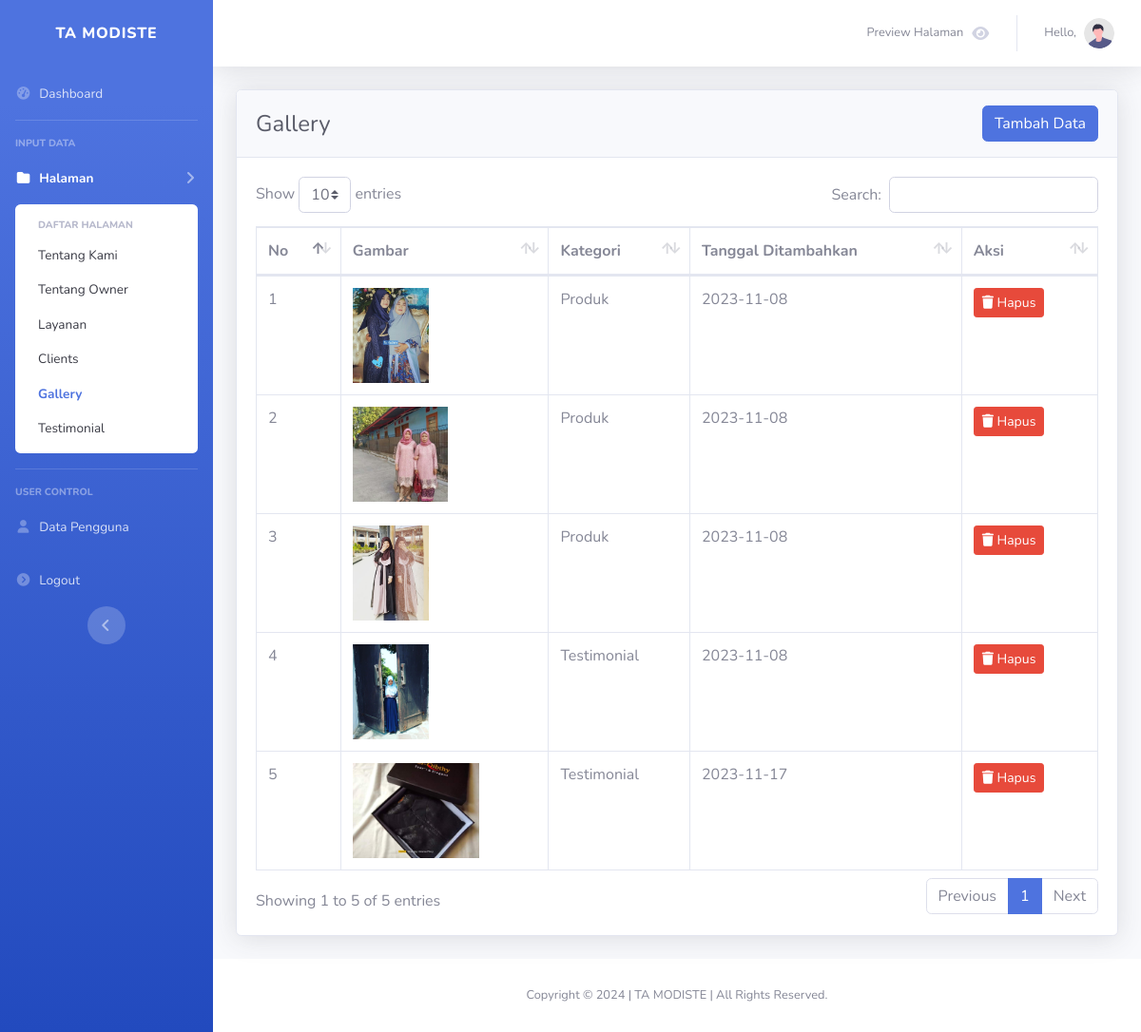
The page /index.php/admin/gallery on the database its author committed.
### tables this page shows
CREATE TABLE `tb_gallery` (
  `id` int NOT NULL,
  `gambar` varchar(255) NOT NULL,
  `kategori` varchar(50) NOT NULL,
  `date_created` date NOT NULL
);

### application/controllers/admin/Gallery.php (called while the page is built, shortened)
<?php
class gallery extends CI_Controller
{
	public function index()
	{
		$data['gallery'] = $this->profile_model->get_data('tb_gallery')->result();
		$this->load->view('template_admin/header');
		$this->load->view('template_admin/sidebar');
		$this->load->view('admin/gallery', $data);
		$this->load->view('template_admin/footer');
	}
}

### index.php (called while the page is built, shortened)
<?php
require_once BASEPATH.'core/CodeIgniter.php';

### application/models/Profile_model.php (called while the page is built, shortened)
<?php
class Profile_model extends CI_Model
{
	public function get_data($table)
	{
		return $this->db->get($table);
	}
}

### application/views/admin/gallery.php (the view, shortened to what this page needs)
<div id="content-wrapper" class="d-flex flex-column">
    <div id="content">
        <nav class="navbar navbar-expand navbar-light bg-white topbar mb-4 static-top shadow">
            <ul class="navbar-nav ml-auto">
                <li class="nav-item dropdown no-arrow">
                    <a class="nav-link dropdown-toggle" href="<?= base_url('welcome') ?>" target="#">
                        <span class="mr-2 d-none d-lg-inline text-gray-600 small"> Preview Halaman</span>
                        <i class="fas fa-fw fa-eye"></i>
                    </a>
                </li>
                <li class="nav-item dropdown no-arrow">
                    <a class="nav-link dropdown-toggle" href="#" id="userDropdown" role="button" data-toggle="dropdown" aria-haspopup="true" aria-expanded="false">
                        <span class="mr-2 d-none d-lg-inline text-gray-600 small">Hello, <?php echo $this->session->userdata('nama_admin') ?></span>
                        <img class="img-profile rounded-circle" src="<?= base_url('assets/back-end/') ?>img/undraw_profile.svg">
                    </a>
                </li>
            </ul>
        </nav>
        <div class="container-fluid">
            <div class="card shadow mb-4">
                <div class="card-header py-3">
                    <div class="d-sm-flex align-items-center justify-content-between mb-0">
                        <h4 class="h4 mb-0 text-gray-800">Gallery</h4>
                        <a class="btn btn-primary" type="button" href="<?= base_url('admin/gallery/tambah_gallery') ?>">Tambah Data</a>
                    </div>
                </div>
                <div class="card-body">
                    <div class="table-responsive">
                        <table class="table table-bordered" id="dataTable" width="100%" cellspacing="0">
                            <thead>
                                <tr>
                                    <th>No</th>
                                    <th>Gambar</th>
                                    <th>Kategori</th>
                                    <th>Tanggal Ditambahkan</th>
                                    <th>Aksi</th>
                                </tr>
                            </thead>
                            <tbody>
                                <?php
                                        $no = 1;
                                        foreach ($gallery as $img) :
                                        ?>
                                    <tr>
                                        <td><?php echo $no++ ?></td>
                                        <td>
                                            <img height="100px" src="<?php echo base_url() . 'assets/upload/' . $img->gambar ?>">
                                        </td>
                                        <td><?php echo $img->kategori ?></td>
                                        <td><?php echo $img->date_created ?></td>
                                        <td>
                                                <a href="<?php echo base_url('admin/gallery/delete_gallery/') . $img->id ?>" class="btn btn-sm btn-danger mr-1"><i class="fas fa-trash"></i><span> Hapus</span></a>
                                        </td>
                                    </tr>
                                <?php endforeach; ?>
                            </tbody>
                        </table>
                    </div>
                </div>
            </div>
        </div>
    </div>

### application/views/template_admin/header.php (shortened to what this page needs)
<!DOCTYPE html>
<html lang="en">
<head>
    <link href="<?= base_url('assets/back-end/') ?>vendor/fontawesome-free/css/all.min.css" rel="stylesheet" type="text/css">
    <link href="<?= base_url('assets/back-end/') ?>css/sb-admin-2.min.css" rel="stylesheet">
    <link href="<?= base_url('assets/front-end/') ?>assets/vendor/bootstrap-icons/bootstrap-icons.css" rel="stylesheet">
    <link href="<?= base_url('assets/back-end/') ?>css/custom.css" rel="stylesheet">
    <link href="<?= base_url('assets/back-end/') ?>vendor/datatables/dataTables.bootstrap4.min.css" rel="stylesheet">
    <link href="<?= base_url('assets/front-end/') ?>assets/vendor/remixicon/remixicon.css" rel="stylesheet">
</head>

### application/views/template_admin/sidebar.php (shortened to what this page needs)
<body id="page-top">
    <div id="wrapper">
        <ul class="navbar-nav bg-gradient-primary sidebar sidebar-dark accordion" id="accordionSidebar">
            <a class="sidebar-brand d-flex align-items-center justify-content-center" href="index.html">
                <div class="sidebar-brand-text mx-3">TA MODISTE</div>
            </a>
            <li class="nav-item<?php echo (strpos(current_url(), "admin/dashboard") !== false) ? " active" : "" ?>">
                <a class="nav-link" href="<?= base_url('admin/dashboard') ?>">
                    <i class="fas fa-fw fa-tachometer-alt"></i>
                    <span>Dashboard</span></a>
            </li>
            <hr class="sidebar-divider">
            <div class="sidebar-heading">
                INPUT DATA
            </div>
            <li class="nav-item<?php echo (strpos(current_url(), "admin/") !== false) ? " active" : "" ?>">
                <a class="nav-link collapsed" href="#" data-toggle="collapse" data-target="#collapseTwo" aria-expanded="true" aria-controls="collapseTwo">
                    <i class="fas fa-fw fa-folder"></i>
                    <span>Halaman</span>
                </a>
                <div id="collapseTwo" class="collapse show" aria-labelledby="headingTwo" data-parent="#accordionSidebar">
                    <div class="bg-white py-2 collapse-inner rounded">
                        <h6 class="collapse-header">Daftar Halaman</h6>
                        <a class="collapse-item <?php echo (strpos(current_url(), "admin/about") !== false) ? "active" : "" ?>" href="<?= base_url('admin/about') ?>">Tentang Kami</a>
                        <a class="collapse-item <?php echo (strpos(current_url(), "admin/owner") !== false) ? "active" : "" ?>" href="<?= base_url('admin/owner') ?>">Tentang Owner</a>
                        <a class="collapse-item <?php echo (strpos(current_url(), "admin/layanan") !== false) ? "active" : "" ?>" href="<?= base_url('admin/layanan') ?>">Layanan</a>
                        <a class="collapse-item <?php echo (strpos(current_url(), "admin/clients") !== false) ? "active" : "" ?>" href="<?= base_url('admin/clients') ?>">Clients</a>
                        <a class="collapse-item <?php echo (strpos(current_url(), "admin/gallery") !== false) ? "active" : "" ?>" href="<?= base_url('admin/gallery') ?>">Gallery</a>
                        <a class="collapse-item <?php echo (strpos(current_url(), "admin/testimonial") !== false) ? "active" : "" ?>" href="<?= base_url('admin/testimonial') ?>">Testimonial</a>
                    </div>
                </div>
            </li>
            <hr class="sidebar-divider">
            <div class="sidebar-heading">
                User Control
            </div>
            <li class="nav-item<?php echo (strpos(current_url(), "admin/pengguna") !== false) ? " active" : "" ?>">
                <a class="nav-link" href="<?= base_url('admin/pengguna') ?>">
                    <i class="fas fa-fw fa-user "></i>
                    <span>Data Pengguna</span></a>
            </li>
            <li class="nav-item">
                <a data-toggle="modal" data-target="#logoutModal" class="nav-link">
                    <i class="fas fa-fw fa-chevron-circle-right"></i>
                    <span>Logout</span></a>
            </li>
            <div class="text-center d-none d-md-inline">
                <button class="rounded-circle border-0" id="sidebarToggle"></button>
            </div>
        </ul>

### application/views/template_admin/footer.php (shortened to what this page needs)
<footer class="sticky-footer bg-white">
    <div class="container my-auto">
        <div class="copyright text-center my-auto">
            <span>Copyright &copy; <?php echo date('Y') ?> | TA MODISTE | All Rights Reserved.</span>
        </div>
    </div>
</footer>
</div>
</div>
</body>
</html>

### rows shown on the page
tb_gallery: gambar (picture), kategori "Produk", date_created "2023-11-08"
tb_gallery: gambar (picture), kategori "Produk", date_created "2023-11-08"
tb_gallery: gambar (picture), kategori "Produk", date_created "2023-11-08"
tb_gallery: gambar (picture), kategori "Testimonial", date_created "2023-11-08"
tb_gallery: gambar (picture), kategori "Testimonial", date_created "2023-11-17"
